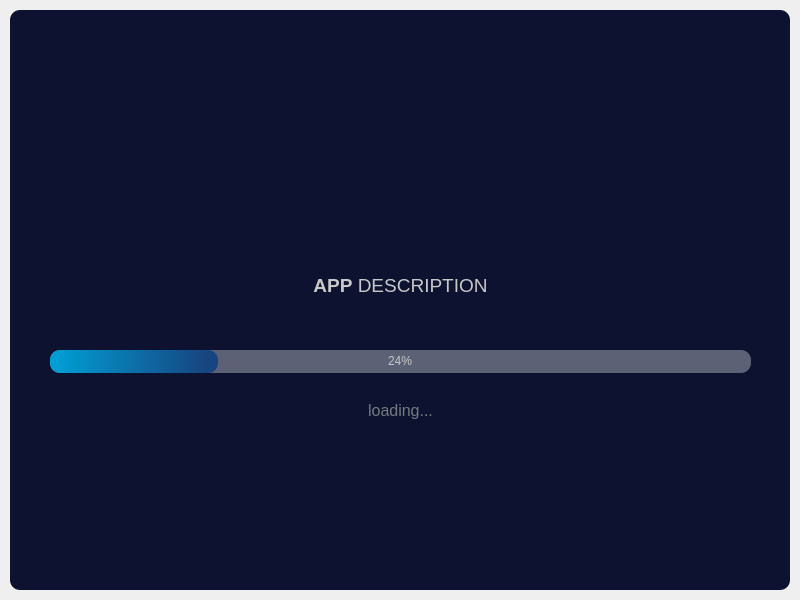
<?xml version="1.0" encoding="UTF-8"?>
<ui version="4.0">
 <class>SplashScreen</class>
 <widget class="QMainWindow" name="SplashScreen">
  <property name="geometry">
   <rect>
    <x>0</x>
    <y>0</y>
    <width>800</width>
    <height>600</height>
   </rect>
  </property>
  <property name="windowTitle">
   <string>MainWindow</string>
  </property>
  <widget class="QWidget" name="centralwidget">
   <layout class="QVBoxLayout" name="verticalLayout">
    <property name="spacing">
     <number>0</number>
    </property>
    <property name="leftMargin">
     <number>10</number>
    </property>
    <property name="topMargin">
     <number>10</number>
    </property>
    <property name="rightMargin">
     <number>10</number>
    </property>
    <property name="bottomMargin">
     <number>10</number>
    </property>
    <item>
     <widget class="QFrame" name="dropShadowFrame">
      <property name="styleSheet">
       <string notr="true">QFrame {	
	background-color: rgb(13, 18, 48);
	color: rgb(220, 220, 220);
	border-radius: 10px;
}</string>
      </property>
      <property name="frameShape">
       <enum>QFrame::StyledPanel</enum>
      </property>
      <property name="frameShadow">
       <enum>QFrame::Raised</enum>
      </property>
      <widget class="QLabel" name="label_title">
       <property name="geometry">
        <rect>
         <x>0</x>
         <y>0</y>
         <width>781</width>
         <height>231</height>
        </rect>
       </property>
       <property name="font">
        <font>
         <family>Segoe UI</family>
         <pointsize>40</pointsize>
        </font>
       </property>
       <property name="styleSheet">
        <string notr="true">background-image: url(:/Logo/img/logo.png);
background-color: rgba(255, 255, 255, 0);
background-repeat: no-repeat;
background-position: center;</string>
       </property>
       <property name="text">
        <string/>
       </property>
       <property name="alignment">
        <set>Qt::AlignCenter</set>
       </property>
      </widget>
      <widget class="QLabel" name="label_description">
       <property name="geometry">
        <rect>
         <x>0</x>
         <y>260</y>
         <width>781</width>
         <height>31</height>
        </rect>
       </property>
       <property name="font">
        <font>
         <family>Segoe UI</family>
         <pointsize>14</pointsize>
        </font>
       </property>
       <property name="styleSheet">
        <string notr="true">color: rgb(200, 200, 200)</string>
       </property>
       <property name="text">
        <string>&lt;strong&gt;APP&lt;/strong&gt; DESCRIPTION</string>
       </property>
       <property name="alignment">
        <set>Qt::AlignCenter</set>
       </property>
      </widget>
      <widget class="QProgressBar" name="progressBar">
       <property name="geometry">
        <rect>
         <x>40</x>
         <y>340</y>
         <width>701</width>
         <height>23</height>
        </rect>
       </property>
       <property name="styleSheet">
        <string notr="true">QProgressBar {
	
	background-color: rgb(93, 97, 117);
	color: rgb(200, 200, 200);
	border-style: none;
	border-radius: 10px;
	text-align: center;
}
QProgressBar::chunk{
	border-radius: 10px;
	background-color: qlineargradient(spread:pad, x1:0, y1:0.5, x2:1, y2:0.5, stop:0 rgba(0, 161, 215, 255), stop:0.930116 rgba(23, 69, 128, 255));
}</string>
       </property>
       <property name="value">
        <number>24</number>
       </property>
      </widget>
      <widget class="QLabel" name="label_loading">
       <property name="geometry">
        <rect>
         <x>0</x>
         <y>390</y>
         <width>781</width>
         <height>21</height>
        </rect>
       </property>
       <property name="font">
        <font>
         <family>Segoe UI</family>
         <pointsize>12</pointsize>
        </font>
       </property>
       <property name="styleSheet">
        <string notr="true">color: rgb(116, 122, 128);</string>
       </property>
       <property name="text">
        <string>loading...</string>
       </property>
       <property name="alignment">
        <set>Qt::AlignCenter</set>
       </property>
      </widget>
     </widget>
    </item>
   </layout>
  </widget>
 </widget>
 <resources>
  <include location="rc_splash_screen.qrc"/>
 </resources>
 <connections/>
</ui>
